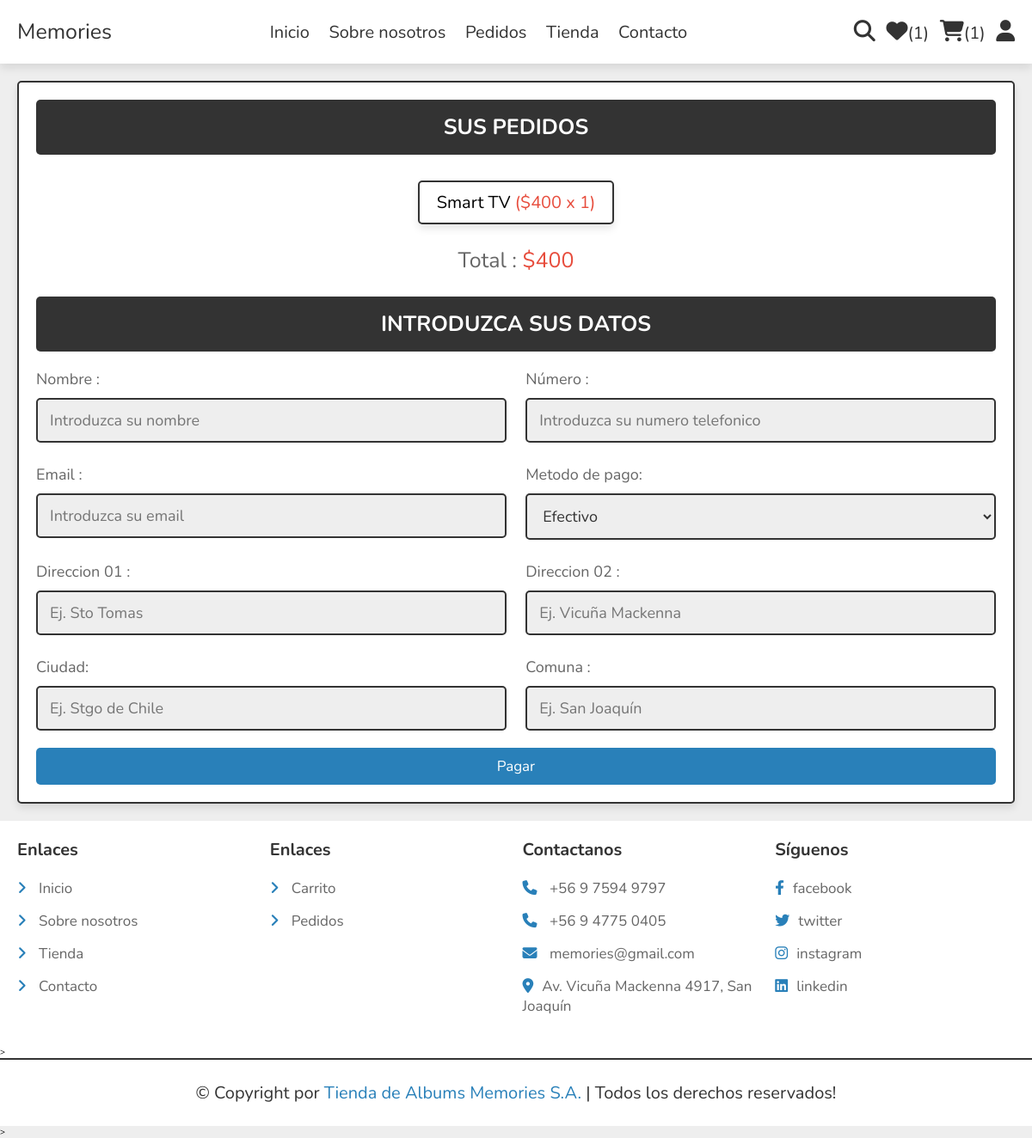
Screenshot of /checkout/ (signed in) with the database file from the repository.
### store/models.py (models this page shows, shortened)
class Cart(models.Model):
    customer = models.ForeignKey(User, on_delete=models.CASCADE,null=False,blank=False)
    product_id = models.ForeignKey(Products, on_delete=models.CASCADE,null=False,blank=False)
    quantity = models.PositiveIntegerField(default=1)

class Products(models.Model):
    category = models.ForeignKey(ProductCategory, on_delete=models.CASCADE,null=True,blank=False)
    name = models.CharField(max_length=50,blank=False,null=False)
    price = models.PositiveIntegerField(blank=False,null=False)
    details = models.TextField(blank=True)
    image_01 = models.ImageField()
    image_02 = models.ImageField()
    image_03 = models.ImageField()

### store/views.py (the view)
# urls.py: path('checkout/',Pago,name='checkout'),
@login_required
def Pago(request):
    cart_count=Cart.objects.filter(customer=request.user).count()
    item_count=WishList.objects.filter(customer=request.user).count()
    products=Cart.objects.filter(customer=request.user)
    grand_total= sum([item.quantity* item.product_id.price for item in products])
    context={'grand_total':grand_total,'cart_count':cart_count,'item_count':item_count,'products':products}
    return render(request,'store/pago.html',context)

### store/templates/store/pago.html (shortened to what this page needs)
{% extends 'store/main.html' %}
{% load static %}
{% block content %}
<section class="checkout-orders">
   <form action="" method="POST">{% csrf_token %}
      <h3> Sus pedidos</h3>
      <div class="display-orders">
         {% for product  in products %}
            <p>{{product.product_id.name}} <span>(${{product.product_id.price}} x {{product.quantity}})</span> </p>
         {% endfor %}
         <div class="grand-total"> Total : <span>${{grand_total}}</span></div>
      </div>
      <h3> Introduzca sus datos</h3>
      <div class="flex">
         <div class="inputBox">
            <span> Nombre :</span>
            <input type="text" name="name" placeholder="Introduzca su nombre" class="box" maxlength="20" required>
         </div>
         <div class="inputBox">
            <span> Número :</span>
            <input type="number" name="mobile_no" placeholder="Introduzca su numero telefonico" class="box" min="0" max="9999999999" onkeypress="if(this.value.length == 10) return false;" required>
         </div>
         <div class="inputBox">
            <span> Email :</span>
            <input type="email" name="email" placeholder="Introduzca su email" class="box" maxlength="50" required>
         </div>
         <div class="inputBox">
            <span> Metodo de pago:</span>
            <select name="method" class="box" required>
               <option value="efectivo"> Efectivo</option>
            </select>
         </div>
         <div class="inputBox">
            <span> Direccion 01 :</span>
            <input type="text" name="address1" placeholder="Ej. Sto Tomas" class="box" maxlength="50" required>
         </div>
         <div class="inputBox">
            <span>Direccion 02 :</span>
            <input type="text" name="address2" placeholder="Ej. Vicuña Mackenna" class="box" maxlength="50" required>
         </div>
         <div class="inputBox">
            <span> Ciudad:</span>
            <input type="text" name="city" placeholder="Ej. Stgo de Chile" class="box" maxlength="50" required>
         </div>
         <div class="inputBox">
            <span> Comuna :</span>
            <input type="text" name="state" placeholder="Ej. San Joaquín" class="box" maxlength="50" required>
         </div>
      </div>
      <input type="submit" name="order" class="btn" value="Pagar" formaction="{% url 'order_place' %}">
   </form>
</section>
{% endblock content %}

### store/static/CSS/style.css (style rules this page uses)
:root { --main-color:#2980b9; --orange:#f39c12; --red:#e74c3c; --black:#333; --white:#fff; --light-color:#666; --light-bg:#eee; --border:.2rem solid var(--black); --box-shadow:0 .5rem 1rem rgba(0,0,0,.1); }
* { font-family: 'Nunito', sans-serif; margin:0; padding:0; box-sizing: border-box; outline: none; border:none; text-decoration: none; }
html { font-size: 62.5%; overflow-x: hidden; }
body { background-color: var(--light-bg); }
section { padding:2rem; max-width: 1200px; margin:0 auto; }
.btn, .delete-btn, .option-btn { display: block; width: 100%; margin-top: 1rem; border-radius: .5rem; padding:1rem 3rem; font-size: 1.7rem; text-transform: capitalize; color:var(--white); cursor: pointer; text-align: center; }
.btn { background-color: var(--main-color); }
.display-orders { text-align: center; padding-bottom: 0; }
.display-orders p { display: inline-block; padding:1rem 2rem; margin:1rem .5rem; font-size: 2rem; text-align: center; border:var(--border); background-color: var(--white); box-shadow: var(--box-shadow); border-radius: .5rem; }
.display-orders p span { color:var(--red); }
.display-orders .grand-total { margin-top: 1.5rem; margin-bottom: 2.5rem; font-size: 2.5rem; color:var(--light-color); }
.display-orders .grand-total span { color:var(--red); }
.checkout-orders form { padding:2rem; border:var(--border); background-color: var(--white); box-shadow: var(--box-shadow); border-radius: .5rem; }
.checkout-orders form h3 { border-radius: .5rem; background-color: var(--black); color:var(--white); padding:1.5rem 1rem; text-align: center; text-transform: uppercase; margin-bottom: 2rem; font-size: 2.5rem; }
.checkout-orders form .flex { display: flex; flex-wrap: wrap; gap:1.5rem; justify-content: space-between; }
.checkout-orders form .flex .inputBox { width: 49%; }
.checkout-orders form .flex .inputBox .box { width: 100%; border:var(--border); border-radius: .5rem; font-size: 1.8rem; color:var(--black); padding:1.2rem 1.4rem; margin:1rem 0; background-color: var(--light-bg); }
.checkout-orders form .flex .inputBox span { font-size: 1.8rem; color:var(--light-color); }

### rows the page displays
Cart: product_id.name "Smart TV", product_id.price "400", quantity "1"

### other values shown
{{ item_count }} "1"
{{ cart_count }} "1"
{{ grand_total }} "400"
